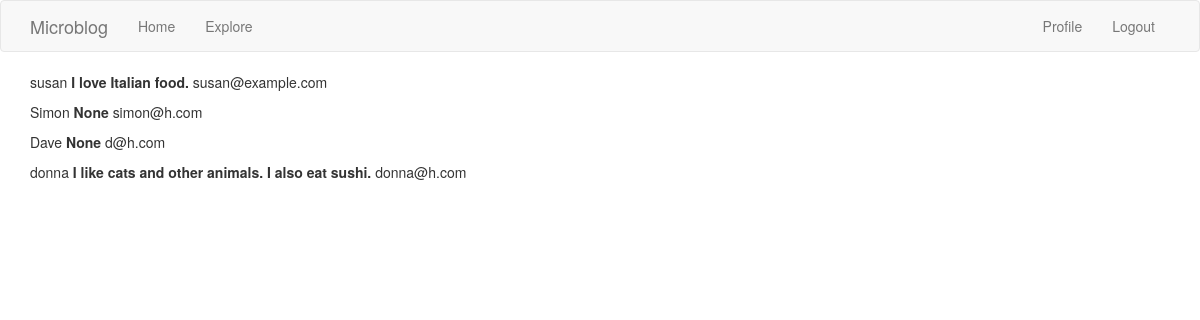
Screenshot of /userlist (signed in) with the database file from the repository.
### app/models.py (models this page shows, shortened)
class User(UserMixin,db.Model):
    id = db.Column(db.Integer, primary_key=True)
    username = db.Column(db.String(64), index=True, unique=True)
    email = db.Column(db.String(120), index=True, unique=True)
    password_hash = db.Column(db.String(128))
    posts = db.relationship('Post', backref='author', lazy='dynamic')
    about_me = db.Column(db.String(140))
    last_seen = db.Column(db.DateTime, default=datetime.utcnow)
    followed = db.relationship(
    'User', secondary=followers,
    primaryjoin=(followers.c.follower_id == id),
    secondaryjoin=(followers.c.followed_id == id),
    backref=db.backref('followers', lazy='dynamic'), lazy='dynamic')

### app/routes.py (the view)
@app.route('/userlist')
def userlist():
    users = User.query.all()
    return render_template('userlist.html', users=users)

### app/models.py (called while the page is built)
@login.user_loader
def load_user(id):
    return User.query.get(int(id))

### app/routes.py (called while the page is built)
@app.before_request
def before_request():
    if current_user.is_authenticated:
        current_user.last_seen = datetime.utcnow()
        db.session.commit()

### app/templates/userlist.html
{% extends "base.html" %}
{% block app_content %}
    {% for user in users %}
        <div><p>{{ user.username }} <b>{{user.about_me}}</b> {{user.email}}</p></div>
    {% endfor %}
{% endblock %}

### rows the page displays
User: username "susan", about_me "I love Italian food.", email "susan@example.com"
User: username "Simon", about_me "None", email "simon@h.com"
User: username "Dave", about_me "None", email "d@h.com"
User: username "donna", about_me "I like cats and other animals. I also eat sushi.", email "donna@h.com"
